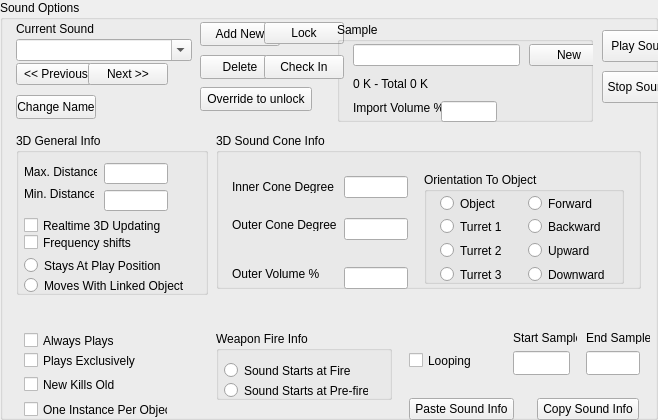
    <widget class="QGroupBox" name="IDC_STATIC">
      <property name="geometry">
        <rect>
          <x>16</x>
          <y>16</y>
          <width>658</width>
          <height>420</height>
        </rect>
      </property>
      <property name="title">
        <string>Sound Options</string>
      </property>
      <property name="visible">
        <bool>true</bool>
      </property>
      <property name="enabled">
        <bool>true</bool>
      </property>
      <property name="flat">
        <bool>false</bool>
      </property>
      <widget class="QLabel" name="IDC_STATIC_2">
        <property name="geometry">
          <rect>
            <x>16</x>
            <y>22</y>
            <width>80</width>
            <height>13</height>
          </rect>
        </property>
        <property name="text">
          <string>Current Sound</string>
        </property>
        <property name="visible">
          <bool>true</bool>
        </property>
        <property name="enabled">
          <bool>true</bool>
        </property>
        <property name="alignment">
          <set>Qt::AlignLeft</set>
        </property>
      </widget>
      <widget class="QPushButton" name="IDC_ADD_SOUND">
        <property name="geometry">
          <rect>
            <x>200</x>
            <y>22</y>
            <width>80</width>
            <height>24</height>
          </rect>
        </property>
        <property name="text">
          <string>Add New</string>
        </property>
        <property name="visible">
          <bool>true</bool>
        </property>
        <property name="enabled">
          <bool>true</bool>
        </property>
        <property name="default">
          <bool>false</bool>
        </property>
        <property name="autoDefault">
          <bool>false</bool>
        </property>
      </widget>
      <widget class="QPushButton" name="IDC_LOCK_SOUND">
        <property name="geometry">
          <rect>
            <x>264</x>
            <y>22</y>
            <width>80</width>
            <height>22</height>
          </rect>
        </property>
        <property name="text">
          <string>Lock</string>
        </property>
        <property name="visible">
          <bool>true</bool>
        </property>
        <property name="enabled">
          <bool>true</bool>
        </property>
        <property name="default">
          <bool>false</bool>
        </property>
        <property name="autoDefault">
          <bool>false</bool>
        </property>
      </widget>
      <widget class="QGroupBox" name="IDC_STATIC_3">
        <property name="geometry">
          <rect>
            <x>337</x>
            <y>22</y>
            <width>256</width>
            <height>100</height>
          </rect>
        </property>
        <property name="title">
          <string>Sample</string>
        </property>
        <property name="visible">
          <bool>true</bool>
        </property>
        <property name="enabled">
          <bool>true</bool>
        </property>
        <property name="flat">
          <bool>false</bool>
        </property>
        <widget class="QLineEdit" name="IDC_RAW_NAME_EDIT">
          <property name="geometry">
            <rect>
              <x>16</x>
              <y>22</y>
              <width>167</width>
              <height>22</height>
            </rect>
          </property>
          <property name="visible">
            <bool>true</bool>
          </property>
          <property name="enabled">
            <bool>true</bool>
          </property>
        </widget>
        <widget class="QPushButton" name="IDC_LOAD_SOUND">
          <property name="geometry">
            <rect>
              <x>192</x>
              <y>22</y>
              <width>80</width>
              <height>22</height>
            </rect>
          </property>
          <property name="text">
            <string>New</string>
          </property>
          <property name="visible">
            <bool>true</bool>
          </property>
          <property name="enabled">
            <bool>true</bool>
          </property>
          <property name="default">
            <bool>false</bool>
          </property>
          <property name="autoDefault">
            <bool>false</bool>
          </property>
        </widget>
        <widget class="QLabel" name="IDC_SOUND_MEMORY_STATIC">
          <property name="geometry">
            <rect>
              <x>16</x>
              <y>55</y>
              <width>216</width>
              <height>16</height>
            </rect>
          </property>
          <property name="text">
            <string>0 K - Total 0 K</string>
          </property>
          <property name="visible">
            <bool>true</bool>
          </property>
          <property name="enabled">
            <bool>true</bool>
          </property>
          <property name="alignment">
            <set>Qt::AlignLeft</set>
          </property>
        </widget>
        <widget class="QLabel" name="IDC_STATIC_4">
          <property name="geometry">
            <rect>
              <x>16</x>
              <y>79</y>
              <width>88</width>
              <height>16</height>
            </rect>
          </property>
          <property name="text">
            <string>Import Volume %</string>
          </property>
          <property name="visible">
            <bool>true</bool>
          </property>
          <property name="enabled">
            <bool>true</bool>
          </property>
          <property name="alignment">
            <set>Qt::AlignLeft</set>
          </property>
        </widget>
        <widget class="QLineEdit" name="IDC_SOUND_IMPORT_VOLUME_EDIT">
          <property name="geometry">
            <rect>
              <x>104</x>
              <y>79</y>
              <width>56</width>
              <height>21</height>
            </rect>
          </property>
          <property name="visible">
            <bool>true</bool>
          </property>
          <property name="enabled">
            <bool>true</bool>
          </property>
        </widget>
      </widget>
      <widget class="QPushButton" name="IDC_PLAYSOUND">
        <property name="geometry">
          <rect>
            <x>602</x>
            <y>30</y>
            <width>80</width>
            <height>32</height>
          </rect>
        </property>
        <property name="text">
          <string>Play Sound</string>
        </property>
        <property name="visible">
          <bool>true</bool>
        </property>
        <property name="enabled">
          <bool>true</bool>
        </property>
        <property name="default">
          <bool>false</bool>
        </property>
        <property name="autoDefault">
          <bool>false</bool>
        </property>
      </widget>
      <widget class="QComboBox" name="IDC_SOUND_PULLDOWN">
        <property name="maxVisibleItems">
          <number>7</number>
        </property>
        <property name="geometry">
          <rect>
            <x>16</x>
            <y>39</y>
            <width>176</width>
            <height>22</height>
          </rect>
        </property>
        <property name="visible">
          <bool>true</bool>
        </property>
        <property name="enabled">
          <bool>true</bool>
        </property>
        <property name="editable">
          <bool>true</bool>
        </property>
      </widget>
      <widget class="QPushButton" name="IDC_DELETE_SOUND">
        <property name="geometry">
          <rect>
            <x>200</x>
            <y>55</y>
            <width>80</width>
            <height>24</height>
          </rect>
        </property>
        <property name="text">
          <string>Delete</string>
        </property>
        <property name="visible">
          <bool>true</bool>
        </property>
        <property name="enabled">
          <bool>true</bool>
        </property>
        <property name="default">
          <bool>false</bool>
        </property>
        <property name="autoDefault">
          <bool>false</bool>
        </property>
      </widget>
      <widget class="QPushButton" name="IDC_CHECKIN_SOUND">
        <property name="geometry">
          <rect>
            <x>264</x>
            <y>55</y>
            <width>80</width>
            <height>24</height>
          </rect>
        </property>
        <property name="text">
          <string>Check In</string>
        </property>
        <property name="visible">
          <bool>true</bool>
        </property>
        <property name="enabled">
          <bool>true</bool>
        </property>
        <property name="default">
          <bool>false</bool>
        </property>
        <property name="autoDefault">
          <bool>false</bool>
        </property>
      </widget>
      <widget class="QPushButton" name="IDC_PREV_SOUND">
        <property name="geometry">
          <rect>
            <x>16</x>
            <y>63</y>
            <width>80</width>
            <height>22</height>
          </rect>
        </property>
        <property name="text">
          <string>&lt;&lt; Previous</string>
        </property>
        <property name="visible">
          <bool>true</bool>
        </property>
        <property name="enabled">
          <bool>true</bool>
        </property>
        <property name="default">
          <bool>false</bool>
        </property>
        <property name="autoDefault">
          <bool>false</bool>
        </property>
      </widget>
      <widget class="QPushButton" name="IDC_NEXT_SOUND">
        <property name="geometry">
          <rect>
            <x>88</x>
            <y>63</y>
            <width>80</width>
            <height>22</height>
          </rect>
        </property>
        <property name="text">
          <string>Next &gt;&gt;</string>
        </property>
        <property name="visible">
          <bool>true</bool>
        </property>
        <property name="enabled">
          <bool>true</bool>
        </property>
        <property name="default">
          <bool>false</bool>
        </property>
        <property name="autoDefault">
          <bool>false</bool>
        </property>
      </widget>
      <widget class="QPushButton" name="IDC_KILLSOUNDS">
        <property name="geometry">
          <rect>
            <x>602</x>
            <y>71</y>
            <width>80</width>
            <height>32</height>
          </rect>
        </property>
        <property name="text">
          <string>Stop Sounds</string>
        </property>
        <property name="visible">
          <bool>true</bool>
        </property>
        <property name="enabled">
          <bool>true</bool>
        </property>
        <property name="default">
          <bool>false</bool>
        </property>
        <property name="autoDefault">
          <bool>false</bool>
        </property>
      </widget>
      <widget class="QPushButton" name="IDC_OVERRIDE">
        <property name="geometry">
          <rect>
            <x>200</x>
            <y>87</y>
            <width>112</width>
            <height>24</height>
          </rect>
        </property>
        <property name="text">
          <string>Override to unlock</string>
        </property>
        <property name="visible">
          <bool>true</bool>
        </property>
        <property name="enabled">
          <bool>true</bool>
        </property>
        <property name="default">
          <bool>false</bool>
        </property>
        <property name="autoDefault">
          <bool>false</bool>
        </property>
      </widget>
      <widget class="QPushButton" name="IDC_SOUND_CHANGE_NAME">
        <property name="geometry">
          <rect>
            <x>16</x>
            <y>95</y>
            <width>80</width>
            <height>24</height>
          </rect>
        </property>
        <property name="text">
          <string>Change Name</string>
        </property>
        <property name="visible">
          <bool>true</bool>
        </property>
        <property name="enabled">
          <bool>true</bool>
        </property>
        <property name="default">
          <bool>false</bool>
        </property>
        <property name="autoDefault">
          <bool>false</bool>
        </property>
      </widget>
      <widget class="QGroupBox" name="IDC_STATIC_5">
        <property name="geometry">
          <rect>
            <x>16</x>
            <y>133</y>
            <width>192</width>
            <height>162</height>
          </rect>
        </property>
        <property name="title">
          <string>3D General Info</string>
        </property>
        <property name="visible">
          <bool>true</bool>
        </property>
        <property name="enabled">
          <bool>true</bool>
        </property>
        <property name="flat">
          <bool>false</bool>
        </property>
        <widget class="QLineEdit" name="IDC_SOUNDMAXDIST_EDIT">
          <property name="geometry">
            <rect>
              <x>88</x>
              <y>30</y>
              <width>64</width>
              <height>21</height>
            </rect>
          </property>
          <property name="visible">
            <bool>true</bool>
          </property>
          <property name="enabled">
            <bool>true</bool>
          </property>
        </widget>
        <widget class="QLabel" name="IDC_STATIC_6">
          <property name="geometry">
            <rect>
              <x>8</x>
              <y>32</y>
              <width>73</width>
              <height>13</height>
            </rect>
          </property>
          <property name="text">
            <string>Max. Distance</string>
          </property>
          <property name="visible">
            <bool>true</bool>
          </property>
          <property name="enabled">
            <bool>true</bool>
          </property>
          <property name="alignment">
            <set>Qt::AlignLeft</set>
          </property>
        </widget>
        <widget class="QLabel" name="IDC_STATIC_7">
          <property name="geometry">
            <rect>
              <x>8</x>
              <y>54</y>
              <width>70</width>
              <height>13</height>
            </rect>
          </property>
          <property name="text">
            <string>Min. Distance</string>
          </property>
          <property name="visible">
            <bool>true</bool>
          </property>
          <property name="enabled">
            <bool>true</bool>
          </property>
          <property name="alignment">
            <set>Qt::AlignLeft</set>
          </property>
        </widget>
        <widget class="QLineEdit" name="IDC_SOUNDMINDIST_EDIT">
          <property name="geometry">
            <rect>
              <x>88</x>
              <y>57</y>
              <width>64</width>
              <height>21</height>
            </rect>
          </property>
          <property name="visible">
            <bool>true</bool>
          </property>
          <property name="enabled">
            <bool>true</bool>
          </property>
        </widget>
        <widget class="QCheckBox" name="IDC_SOUND_NO_UPDATE">
          <property name="geometry">
            <rect>
              <x>8</x>
              <y>83</y>
              <width>154</width>
              <height>19</height>
            </rect>
          </property>
          <property name="text">
            <string>Realtime 3D Updating</string>
          </property>
          <property name="visible">
            <bool>true</bool>
          </property>
          <property name="enabled">
            <bool>true</bool>
          </property>
        </widget>
        <widget class="QCheckBox" name="IDC_SOUNDHALLEFFECT_CHECK">
          <property name="geometry">
            <rect>
              <x>8</x>
              <y>100</y>
              <width>128</width>
              <height>19</height>
            </rect>
          </property>
          <property name="text">
            <string>Frequency shifts</string>
          </property>
          <property name="visible">
            <bool>true</bool>
          </property>
          <property name="enabled">
            <bool>true</bool>
          </property>
        </widget>
        <widget class="QRadioButton" name="IDC_SOUNDPOSATTACH_RADIO">
          <property name="geometry">
            <rect>
              <x>8</x>
              <y>123</y>
              <width>152</width>
              <height>19</height>
            </rect>
          </property>
          <property name="text">
            <string>Stays At Play Position</string>
          </property>
          <property name="visible">
            <bool>true</bool>
          </property>
          <property name="enabled">
            <bool>true</bool>
          </property>
        </widget>
        <widget class="QRadioButton" name="IDC_SOUNDOBJATTACH_RADIO">
          <property name="geometry">
            <rect>
              <x>8</x>
              <y>143</y>
              <width>168</width>
              <height>19</height>
            </rect>
          </property>
          <property name="text">
            <string>Moves With Linked Object</string>
          </property>
          <property name="visible">
            <bool>true</bool>
          </property>
          <property name="enabled">
            <bool>true</bool>
          </property>
        </widget>
      </widget>
      <widget class="QGroupBox" name="IDC_STATIC_8">
        <property name="geometry">
          <rect>
            <x>216</x>
            <y>133</y>
            <width>425</width>
            <height>156</height>
          </rect>
        </property>
        <property name="title">
          <string>3D Sound Cone Info</string>
        </property>
        <property name="visible">
          <bool>true</bool>
        </property>
        <property name="enabled">
          <bool>true</bool>
        </property>
        <property name="flat">
          <bool>false</bool>
        </property>
        <widget class="QGroupBox" name="IDC_STATIC_9">
          <property name="geometry">
            <rect>
              <x>208</x>
              <y>39</y>
              <width>200</width>
              <height>112</height>
            </rect>
          </property>
          <property name="title">
            <string>Orientation To Object</string>
          </property>
          <property name="visible">
            <bool>true</bool>
          </property>
          <property name="enabled">
            <bool>true</bool>
          </property>
          <property name="flat">
            <bool>false</bool>
          </property>
          <widget class="QRadioButton" name="IDC_SOUNDOBJECT_RADIO">
            <property name="geometry">
              <rect>
                <x>16</x>
                <y>22</y>
                <width>89</width>
                <height>19</height>
              </rect>
            </property>
            <property name="text">
              <string>Object</string>
            </property>
            <property name="visible">
              <bool>true</bool>
            </property>
            <property name="enabled">
              <bool>true</bool>
            </property>
          </widget>
          <widget class="QRadioButton" name="IDC_SOUNDFORWARD_RADIO">
            <property name="geometry">
              <rect>
                <x>104</x>
                <y>22</y>
                <width>89</width>
                <height>19</height>
              </rect>
            </property>
            <property name="text">
              <string>Forward</string>
            </property>
            <property name="visible">
              <bool>true</bool>
            </property>
            <property name="enabled">
              <bool>true</bool>
            </property>
          </widget>
          <widget class="QRadioButton" name="IDC_SOUNDTURRET1_RADIO">
            <property name="geometry">
              <rect>
                <x>16</x>
                <y>45</y>
                <width>89</width>
                <height>19</height>
              </rect>
            </property>
            <property name="text">
              <string>Turret 1</string>
            </property>
            <property name="visible">
              <bool>true</bool>
            </property>
            <property name="enabled">
              <bool>true</bool>
            </property>
          </widget>
          <widget class="QRadioButton" name="IDC_SOUNDBACKWARD_RADIO">
            <property name="geometry">
              <rect>
                <x>104</x>
                <y>45</y>
                <width>89</width>
                <height>19</height>
              </rect>
            </property>
            <property name="text">
              <string>Backward</string>
            </property>
            <property name="visible">
              <bool>true</bool>
            </property>
            <property name="enabled">
              <bool>true</bool>
            </property>
          </widget>
          <widget class="QRadioButton" name="IDC_SOUNDTURRET2_RADIO">
            <property name="geometry">
              <rect>
                <x>16</x>
                <y>69</y>
                <width>89</width>
                <height>19</height>
              </rect>
            </property>
            <property name="text">
              <string>Turret 2</string>
            </property>
            <property name="visible">
              <bool>true</bool>
            </property>
            <property name="enabled">
              <bool>true</bool>
            </property>
          </widget>
          <widget class="QRadioButton" name="IDC_SOUNDUPWARD_RADIO">
            <property name="geometry">
              <rect>
                <x>104</x>
                <y>69</y>
                <width>89</width>
                <height>19</height>
              </rect>
            </property>
            <property name="text">
              <string>Upward</string>
            </property>
            <property name="visible">
              <bool>true</bool>
            </property>
            <property name="enabled">
              <bool>true</bool>
            </property>
          </widget>
          <widget class="QRadioButton" name="IDC_SOUNDTURRET3_RADIO">
            <property name="geometry">
              <rect>
                <x>16</x>
                <y>93</y>
                <width>89</width>
                <height>19</height>
              </rect>
            </property>
            <property name="text">
              <string>Turret 3</string>
            </property>
            <property name="visible">
              <bool>true</bool>
            </property>
            <property name="enabled">
              <bool>true</bool>
            </property>
          </widget>
          <widget class="QRadioButton" name="IDC_SOUNDDOWNWARD_RADIO">
            <property name="geometry">
              <rect>
                <x>104</x>
                <y>93</y>
                <width>89</width>
                <height>19</height>
              </rect>
            </property>
            <property name="text">
              <string>Downward</string>
            </property>
            <property name="visible">
              <bool>true</bool>
            </property>
            <property name="enabled">
              <bool>true</bool>
            </property>
          </widget>
        </widget>
        <widget class="QLineEdit" name="IDC_SOUNDINNERCONEANGLE_EDIT">
          <property name="geometry">
            <rect>
              <x>128</x>
              <y>43</y>
              <width>64</width>
              <height>22</height>
            </rect>
          </property>
          <property name="visible">
            <bool>true</bool>
          </property>
          <property name="enabled">
            <bool>true</bool>
          </property>
        </widget>
        <widget class="QLabel" name="IDC_STATIC_10">
          <property name="geometry">
            <rect>
              <x>16</x>
              <y>47</y>
              <width>102</width>
              <height>13</height>
            </rect>
          </property>
          <property name="text">
            <string>Inner Cone Degrees</string>
          </property>
          <property name="visible">
            <bool>true</bool>
          </property>
          <property name="enabled">
            <bool>true</bool>
          </property>
          <property name="alignment">
            <set>Qt::AlignLeft</set>
          </property>
        </widget>
        <widget class="QLabel" name="IDC_STATIC_11">
          <property name="geometry">
            <rect>
              <x>16</x>
              <y>85</y>
              <width>105</width>
              <height>13</height>
            </rect>
          </property>
          <property name="text">
            <string>Outer Cone Degrees</string>
          </property>
          <property name="visible">
            <bool>true</bool>
          </property>
          <property name="enabled">
            <bool>true</bool>
          </property>
          <property name="alignment">
            <set>Qt::AlignLeft</set>
          </property>
        </widget>
        <widget class="QLineEdit" name="IDC_SOUNDOUTERCONEANGLE_EDIT">
          <property name="geometry">
            <rect>
              <x>128</x>
              <y>85</y>
              <width>64</width>
              <height>22</height>
            </rect>
          </property>
          <property name="visible">
            <bool>true</bool>
          </property>
          <property name="enabled">
            <bool>true</bool>
          </property>
        </widget>
        <widget class="QLabel" name="IDC_STATIC_12">
          <property name="geometry">
            <rect>
              <x>16</x>
              <y>134</y>
              <width>99</width>
              <height>13</height>
            </rect>
          </property>
          <property name="text">
            <string>Outer Volume %</string>
          </property>
          <property name="visible">
            <bool>true</bool>
          </property>
          <property name="enabled">
            <bool>true</bool>
          </property>
          <property name="alignment">
            <set>Qt::AlignLeft</set>
          </property>
        </widget>
        <widget class="QLineEdit" name="IDC_SOUNDOUTERCONEVOL_EDIT">
          <property name="geometry">
            <rect>
              <x>128</x>
              <y>134</y>
              <width>64</width>
              <height>22</height>
            </rect>
          </property>
          <property name="visible">
            <bool>true</bool>
          </property>
          <property name="enabled">
            <bool>true</bool>
          </property>
        </widget>
      </widget>
      <widget class="QCheckBox" name="IDC_SOUNDFOREVER_CHECK">
        <property name="geometry">
          <rect>
            <x>24</x>
            <y>331</y>
            <width>109</width>
            <height>19</height>
          </rect>
        </property>
        <property name="text">
          <string>Always Plays</string>
        </property>
        <property name="visible">
          <bool>true</bool>
        </property>
        <property name="enabled">
          <bool>true</bool>
        </property>
      </widget>
      <widget class="QGroupBox" name="IDC_STATIC_13">
        <property name="geometry">
          <rect>
            <x>216</x>
            <y>331</y>
            <width>176</width>
            <height>69</height>
          </rect>
        </property>
        <property name="title">
          <string>Weapon Fire Info</string>
        </property>
        <property name="visible">
          <bool>true</bool>
        </property>
        <property name="enabled">
          <bool>true</bool>
        </property>
        <property name="flat">
          <bool>false</bool>
        </property>
        <widget class="QRadioButton" name="IDC_RADIO3">
          <property name="geometry">
            <rect>
              <x>8</x>
              <y>30</y>
              <width>144</width>
              <height>19</height>
            </rect>
          </property>
          <property name="text">
            <string>Sound Starts at Fire</string>
          </property>
          <property name="visible">
            <bool>true</bool>
          </property>
          <property name="enabled">
            <bool>true</bool>
          </property>
        </widget>
        <widget class="QRadioButton" name="IDC_RADIO4">
          <property name="geometry">
            <rect>
              <x>8</x>
              <y>50</y>
              <width>144</width>
              <height>19</height>
            </rect>
          </property>
          <property name="text">
            <string>Sound Starts at Pre-fire</string>
          </property>
          <property name="visible">
            <bool>true</bool>
          </property>
          <property name="enabled">
            <bool>true</bool>
          </property>
        </widget>
      </widget>
      <widget class="QLabel" name="IDC_STATIC_14">
        <property name="geometry">
          <rect>
            <x>513</x>
            <y>331</y>
            <width>64</width>
            <height>16</height>
          </rect>
        </property>
        <property name="text">
          <string>Start Sample</string>
        </property>
        <property name="visible">
          <bool>true</bool>
        </property>
        <property name="enabled">
          <bool>true</bool>
        </property>
        <property name="alignment">
          <set>Qt::AlignLeft</set>
        </property>
      </widget>
      <widget class="QLabel" name="IDC_STATIC_15">
        <property name="geometry">
          <rect>
            <x>586</x>
            <y>331</y>
            <width>64</width>
            <height>13</height>
          </rect>
        </property>
        <property name="text">
          <string>End Sample</string>
        </property>
        <property name="visible">
          <bool>true</bool>
        </property>
        <property name="enabled">
          <bool>true</bool>
        </property>
        <property name="alignment">
          <set>Qt::AlignLeft</set>
        </property>
      </widget>
      <widget class="QCheckBox" name="IDC_SOUNDEXCLUSIVE_CHECK">
        <property name="geometry">
          <rect>
            <x>24</x>
            <y>351</y>
            <width>112</width>
            <height>19</height>
          </rect>
        </property>
        <property name="text">
          <string>Plays Exclusively</string>
        </property>
        <property name="visible">
          <bool>true</bool>
        </property>
        <property name="enabled">
          <bool>true</bool>
        </property>
      </widget>
      <widget class="QCheckBox" name="IDC_LOOPING_CHECK">
        <property name="geometry">
          <rect>
            <x>409</x>
            <y>351</y>
            <width>79</width>
            <height>19</height>
          </rect>
        </property>
        <property name="text">
          <string>Looping</string>
        </property>
        <property name="visible">
          <bool>true</bool>
        </property>
        <property name="enabled">
          <bool>true</bool>
        </property>
      </widget>
      <widget class="QLineEdit" name="IDC_SOUNDLOOPSTART_EDIT">
        <property name="geometry">
          <rect>
            <x>513</x>
            <y>351</y>
            <width>57</width>
            <height>24</height>
          </rect>
        </property>
        <property name="visible">
          <bool>true</bool>
        </property>
        <property name="enabled">
          <bool>true</bool>
        </property>
      </widget>
      <widget class="QLineEdit" name="IDC_SOUNDLOOPEND_EDIT">
        <property name="geometry">
          <rect>
            <x>586</x>
            <y>351</y>
            <width>54</width>
            <height>24</height>
          </rect>
        </property>
        <property name="visible">
          <bool>true</bool>
        </property>
        <property name="enabled">
          <bool>true</bool>
        </property>
      </widget>
      <widget class="QCheckBox" name="IDC_SOUNDONCE_CHECK">
        <property name="geometry">
          <rect>
            <x>24</x>
            <y>375</y>
            <width>96</width>
            <height>19</height>
          </rect>
        </property>
        <property name="text">
          <string>New Kills Old</string>
        </property>
        <property name="visible">
          <bool>true</bool>
        </property>
        <property name="enabled">
          <bool>true</bool>
        </property>
      </widget>
      <widget class="QPushButton" name="IDC_SOUNDPASTE_BUTTON">
        <property name="geometry">
          <rect>
            <x>409</x>
            <y>398</y>
            <width>105</width>
            <height>22</height>
          </rect>
        </property>
        <property name="text">
          <string>Paste Sound Info</string>
        </property>
        <property name="visible">
          <bool>true</bool>
        </property>
        <property name="enabled">
          <bool>true</bool>
        </property>
        <property name="default">
          <bool>false</bool>
        </property>
        <property name="autoDefault">
          <bool>false</bool>
        </property>
      </widget>
      <widget class="QPushButton" name="IDC_SOUNDCOPY_EDIT">
        <property name="geometry">
          <rect>
            <x>537</x>
            <y>398</y>
            <width>102</width>
            <height>22</height>
          </rect>
        </property>
        <property name="text">
          <string>Copy Sound Info</string>
        </property>
        <property name="visible">
          <bool>true</bool>
        </property>
        <property name="enabled">
          <bool>true</bool>
        </property>
        <property name="default">
          <bool>false</bool>
        </property>
        <property name="autoDefault">
          <bool>false</bool>
        </property>
      </widget>
      <widget class="QCheckBox" name="IDC_SOUND_ONCE_PER_OBJ_CHECK">
        <property name="geometry">
          <rect>
            <x>24</x>
            <y>400</y>
            <width>144</width>
            <height>19</height>
          </rect>
        </property>
        <property name="text">
          <string>One Instance Per Object</string>
        </property>
        <property name="visible">
          <bool>true</bool>
        </property>
        <property name="enabled">
          <bool>true</bool>
        </property>
      </widget>
    </widget>
